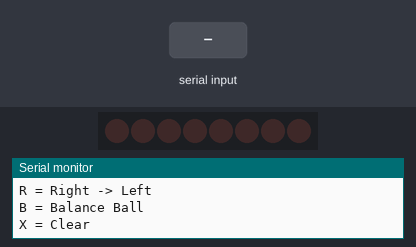
Recording of a sketch running on a simulated Arduino Uno, built with avr-gcc and run on an emulated ATmega328P. Parts: 8 shift-register outputs drawn as a row of LEDs (first output left, lit = HIGH), the last lines printed to the serial monitor. Wiring (inferred from the names in the program): shift register (74HC595): data pin 4; shift clock pin 6; latch pin 5. Wiring (inferred from the signals the program sends): row of LEDs: on Q0, Q1, Q2, Q3, Q4, Q5, Q6, Q7. The inputs (shaded band) are chosen by the test bench.

Above: at 1.2 s.
1.3 s: "L" received over Serial
At 1.8 s:
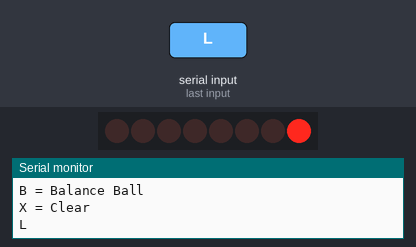
4.3 s: "R" received over Serial
At 4.75 s:
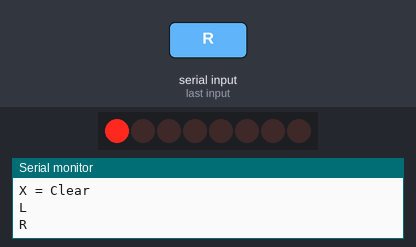
7.3 s: "B" received over Serial
At 7.75 s:
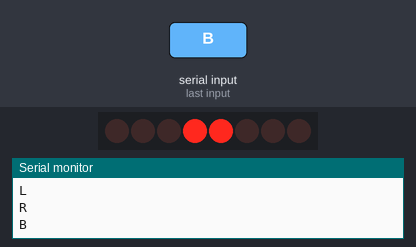
10.3 s: "90,45\n" received over Serial
At 11.1 s:
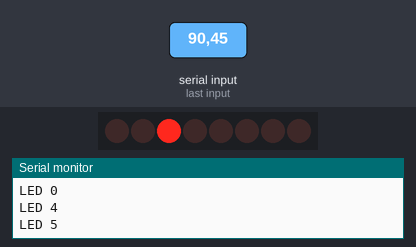
11.8 s: "30,150\n" received over Serial
At 12.2 s:
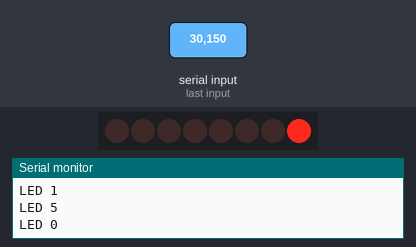
13.3 s: "2\n" received over Serial
At 14.4 s:
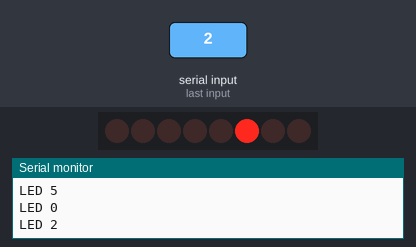
Timing chart, 0 to 15.8 s (numbered marks = the images above; inputs shaded):
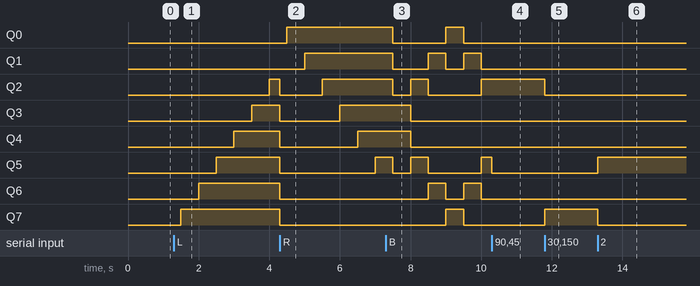

The sketch:

delay.ino
```cpp
/*
  74HC595 + Serial Control
  L = Left -> Right
  R = Right -> Left
  B = Balance Ball
  X = Clear
*/

int latchPin = 5;
int clockPin = 6;
int dataPin = 4;

byte leds = 0;

unsigned long previousMillis = 0;
const unsigned long interval = 500; // ms

enum Mode {
  IDLE,
  LEFT_RIGHT,
  RIGHT_LEFT,
  BALANCE
};

Mode currentMode = IDLE;

int position = 0;
int balanceStep = 0;

void setup()
{
  pinMode(latchPin, OUTPUT);
  pinMode(clockPin, OUTPUT);
  pinMode(dataPin, OUTPUT);

  Serial.begin(9600);

  updateShiftRegister();

  Serial.println("L = Left -> Right");
  Serial.println("R = Right -> Left");
  Serial.println("B = Balance Ball");
  Serial.println("X = Clear");
}

void loop()
{
  readSerial();
  runAnimation();
}

void readSerial()
{
  while (Serial.available())
  {
    char ch = toupper(Serial.read());

    if (ch >= '0' && ch <= '7')
    {
      currentMode = IDLE;

      leds = 0;
      bitSet(leds, ch - '0');

      updateShiftRegister();

      Serial.print("LED ");
      Serial.println(ch - '0');
    }

    else if (ch == 'L')
    {
      currentMode = LEFT_RIGHT;
      position = 0;

      leds = 0;
      updateShiftRegister();

      Serial.println("L");
    }

    else if (ch == 'R')
    {
      currentMode = RIGHT_LEFT;
      position = 7;

      leds = 0;
      updateShiftRegister();

      Serial.println("R");
    }

    else if (ch == 'B')
    {
      currentMode = BALANCE;
      balanceStep = 0;

      Serial.println("B");
    }

    else if (ch == 'X')
    {
      currentMode = IDLE;
      leds = 0;

      updateShiftRegister();

      Serial.println("CLEAR");
    }
  }
}

void runAnimation()
{
  unsigned long currentMillis = millis();

  if (currentMillis - previousMillis < interval)
    return;

  previousMillis = currentMillis;

  switch (currentMode)
  {
    case LEFT_RIGHT:

      bitSet(leds, position);
      updateShiftRegister();

      position++;

      if (position > 7)
      {
        currentMode = IDLE;
      }

      break;

    case RIGHT_LEFT:

      bitSet(leds, position);
      updateShiftRegister();

      position--;

      if (position < 0)
      {
        currentMode = IDLE;
      }

      break;

    case BALANCE:

      switch (balanceStep)
      {
        case 0: leds = B00011000; break;
        case 1: leds = B00100100; break;
        case 2: leds = B01000010; break;
        case 3: leds = B10000001; break;
        case 4: leds = B01000010; break;
        case 5: leds = B00100100; break;
        case 6: leds = B00011000; break;
      }

      updateShiftRegister();

      balanceStep++;

      if (balanceStep > 6)
      {
        currentMode = IDLE;
      }

      break;

    case IDLE:
      break;
  }
}

void updateShiftRegister()
{
  digitalWrite(latchPin, LOW);
  shiftOut(dataPin, clockPin, LSBFIRST, leds);
  digitalWrite(latchPin, HIGH);
}
```

Measured:
- after the input at 1.3 s, Q2: LOW → HIGH after 2.7 s; Q3: LOW → HIGH after 2.2 s; Q4: LOW → HIGH after 1.7 s; Q5: LOW → HIGH after 1.2 s; Q6: LOW → HIGH after 0.70 s
- after the input at 11.8 s, Q2: HIGH → LOW at once; Q7: LOW → HIGH at once
- after the input at 13.3 s, Q5: LOW → HIGH at once; Q7: HIGH → LOW at once
